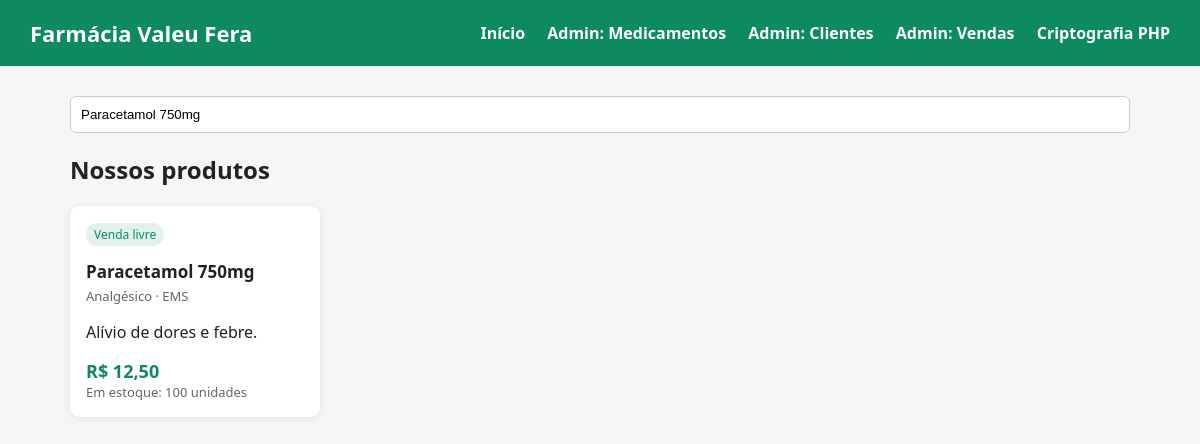
The page /index.php?busca=Paracetamol 750mg on the database its author committed.
### tables this page shows
CREATE TABLE IF NOT EXISTS medicamentos (
    id INT AUTO_INCREMENT PRIMARY KEY,
    nome VARCHAR(150) NOT NULL,
    categoria VARCHAR(80) NOT NULL,
    fabricante VARCHAR(120) NOT NULL,
    descricao TEXT,
    preco DECIMAL(10,2) NOT NULL,
    estoque INT NOT NULL DEFAULT 0,
    precisa_receita TINYINT(1) NOT NULL DEFAULT 0,
    imagem VARCHAR(255) DEFAULT 'sem-imagem.png',
    criado_em TIMESTAMP DEFAULT CURRENT_TIMESTAMP
);

### index.php (the view, shortened to what this page needs)
<?php
require_once "config.php";
$busca = isset($_GET['busca']) ? trim($_GET['busca']) : "";
if ($busca !== "") {
    $stmt = $pdo->prepare("SELECT * FROM medicamentos WHERE nome LIKE :b OR categoria LIKE :b ORDER BY nome");
    $stmt->execute(['b' => "%$busca%"]);
} else {
    $stmt = $pdo->query("SELECT * FROM medicamentos ORDER BY nome");
}
$medicamentos = $stmt->fetchAll(PDO::FETCH_ASSOC);
?>
<!DOCTYPE html>
<html lang="pt-br">
<head>
<link rel="stylesheet" href="css/style.css">
</head>
<body>
<header>
    <h1> Farmácia Valeu Fera </h1>
    <nav>
        <a href="index.php">Início</a>
        <a href="crud_medicamentos.php">Admin: Medicamentos</a>
        <a href="crud_clientes.php">Admin: Clientes</a>
        <a href="crud_vendas.php">Admin: Vendas</a>
        <a href="criptografia.php">Criptografia PHP</a>
    </nav>
</header>
<div class="container">
    <form method="get" style="margin-bottom:20px;">
        <input type="text" name="busca" placeholder="Buscar medicamento ou categoria..."
               value="<?= htmlspecialchars($busca) ?>"
               style="width:100%; padding:10px; border-radius:6px; border:1px solid #ccc;">
    </form>
    <h2>Nossos produtos</h2>
    <div class="grid">
        <?php foreach ($medicamentos as $m): ?>
            <div class="card">
                <span class="badge <?= $m['precisa_receita'] ? 'receita' : '' ?>">
                    <?= $m['precisa_receita'] ? 'Requer receita' : 'Venda livre' ?>
                </span>
                <h3><?= htmlspecialchars($m['nome']) ?></h3>
                <div class="estoque"><?= htmlspecialchars($m['categoria']) ?> · <?= htmlspecialchars($m['fabricante']) ?></div>
                <p><?= htmlspecialchars($m['descricao']) ?></p>
                <div class="preco">R$ <?= number_format($m['preco'], 2, ',', '.') ?></div>
                <div class="estoque">Em estoque: <?= (int)$m['estoque'] ?> unidades</div>
            </div>
        <?php endforeach; ?>
    </div>
</div>
</body>
</html>

### style.css (style rules this page uses)
* { box-sizing: border-box; }
body { font-family: 'Segoe UI', Arial, sans-serif; margin: 0; background: #f4f7f6; color: #222; }
header { background: #0d8a5f; color: #fff; padding: 18px 30px; display: flex; justify-content: space-between; align-items: center; }
header h1 { margin: 0; font-size: 22px; }
nav a { color: #fff; margin-left: 18px; text-decoration: none; font-weight: 600; }
.container { max-width: 1100px; margin: 30px auto; padding: 0 20px; }
.grid { display: grid; grid-template-columns: repeat(auto-fill, minmax(230px, 1fr)); gap: 20px; }
.card { background: #fff; border-radius: 10px; padding: 16px; box-shadow: 0 2px 8px rgba(0,0,0,0.08); }
.card h3 { margin: 8px 0 4px; font-size: 17px; }
.badge { display: inline-block; font-size: 12px; padding: 3px 8px; border-radius: 12px; background: #e0f2ea; color: #0d8a5f; margin-bottom: 6px; }
.preco { font-size: 18px; font-weight: 700; color: #0d8a5f; margin-top: 8px; }
.estoque { font-size: 13px; color: #666; }

### rows shown on the page
medicamentos: precisa_receita "Venda livre", nome "Paracetamol 750mg", categoria "Analgésico", fabricante "EMS", descricao "Alívio de dores e febre.", preco "12,50", estoque "100"
